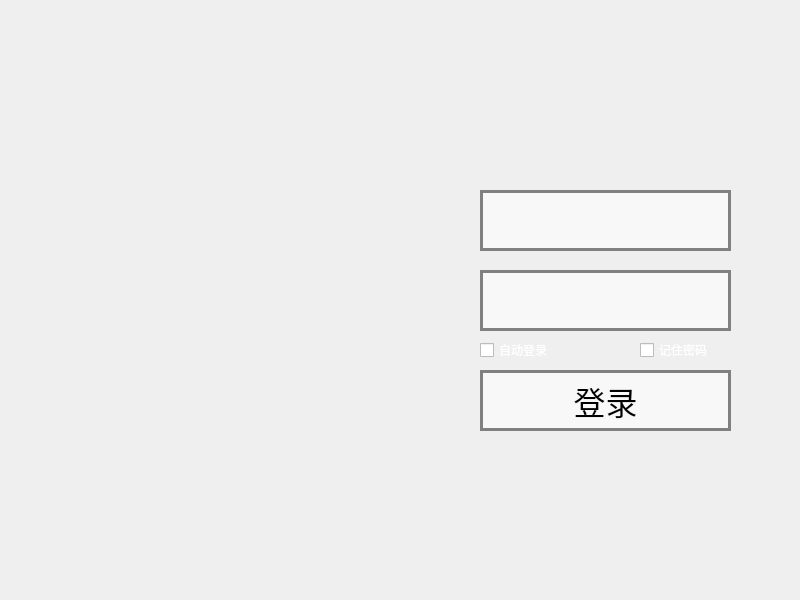
<?xml version="1.0" encoding="UTF-8"?>
<ui version="4.0">
 <class>A_login_Windows</class>
 <widget class="QMainWindow" name="A_login_Windows">
  <property name="geometry">
   <rect>
    <x>0</x>
    <y>0</y>
    <width>800</width>
    <height>600</height>
   </rect>
  </property>
  <property name="windowTitle">
   <string>工具</string>
  </property>
  <property name="styleSheet">
   <string notr="true">background-image: url(:/a_login/res_file/loginPic.jpg);</string>
  </property>
  <widget class="QWidget" name="centralwidget">
   <widget class="QLineEdit" name="username_lineEdit">
    <property name="geometry">
     <rect>
      <x>480</x>
      <y>190</y>
      <width>251</width>
      <height>61</height>
     </rect>
    </property>
    <property name="styleSheet">
     <string notr="true">QLineEdit { background-color: rgba(255, 255, 255, 150); border: 3px solid gray; color: black; }</string>
    </property>
   </widget>
   <widget class="QLineEdit" name="password_lineEdit">
    <property name="geometry">
     <rect>
      <x>480</x>
      <y>270</y>
      <width>251</width>
      <height>61</height>
     </rect>
    </property>
    <property name="styleSheet">
     <string notr="true">QLineEdit { background-color: rgba(255, 255, 255, 150); border: 3px solid gray; color: black; }</string>
    </property>
   </widget>
   <widget class="QCheckBox" name="autoLogin_checkBox">
    <property name="geometry">
     <rect>
      <x>480</x>
      <y>340</y>
      <width>85</width>
      <height>20</height>
     </rect>
    </property>
    <property name="styleSheet">
     <string notr="true">QCheckBox { color: white; }</string>
    </property>
    <property name="text">
     <string>自动登录</string>
    </property>
   </widget>
   <widget class="QCheckBox" name="remPwd_checkBox">
    <property name="geometry">
     <rect>
      <x>640</x>
      <y>340</y>
      <width>85</width>
      <height>20</height>
     </rect>
    </property>
    <property name="styleSheet">
     <string notr="true">QCheckBox { color: white; }</string>
    </property>
    <property name="text">
     <string>记住密码</string>
    </property>
   </widget>
   <widget class="QPushButton" name="login_pushButton">
    <property name="geometry">
     <rect>
      <x>480</x>
      <y>370</y>
      <width>251</width>
      <height>61</height>
     </rect>
    </property>
    <property name="font">
     <font>
      <pointsize>24</pointsize>
      <italic>false</italic>
      <underline>false</underline>
      <kerning>false</kerning>
      <fontweight>Thin</fontweight>
     </font>
    </property>
    <property name="cursor">
     <cursorShape>PointingHandCursor</cursorShape>
    </property>
    <property name="mouseTracking">
     <bool>false</bool>
    </property>
    <property name="acceptDrops">
     <bool>false</bool>
    </property>
    <property name="layoutDirection">
     <enum>Qt::RightToLeft</enum>
    </property>
    <property name="styleSheet">
     <string notr="true">QPushButton { background-color: rgba(255, 255, 255, 150); border: 3px solid gray; color: black; }</string>
    </property>
    <property name="text">
     <string>登录</string>
    </property>
    <property name="icon">
     <iconset resource="res.qrc">
      <normaloff>:/a_login/res_file/icons8-输入-48.png</normaloff>:/a_login/res_file/icons8-输入-48.png</iconset>
    </property>
    <property name="iconSize">
     <size>
      <width>48</width>
      <height>48</height>
     </size>
    </property>
   </widget>
   <widget class="QPushButton" name="exit_pushButton">
    <property name="geometry">
     <rect>
      <x>760</x>
      <y>10</y>
      <width>32</width>
      <height>32</height>
     </rect>
    </property>
    <property name="styleSheet">
     <string notr="true">QPushButton { background-color: transparent; border: none; } </string>
    </property>
    <property name="text">
     <string/>
    </property>
    <property name="icon">
     <iconset resource="res.qrc">
      <normaloff>:/a_login/res_file/tuichu-2.png</normaloff>:/a_login/res_file/tuichu-2.png</iconset>
    </property>
    <property name="iconSize">
     <size>
      <width>32</width>
      <height>32</height>
     </size>
    </property>
   </widget>
  </widget>
 </widget>
 <resources>
  <include location="res.qrc"/>
 </resources>
 <connections/>
</ui>
